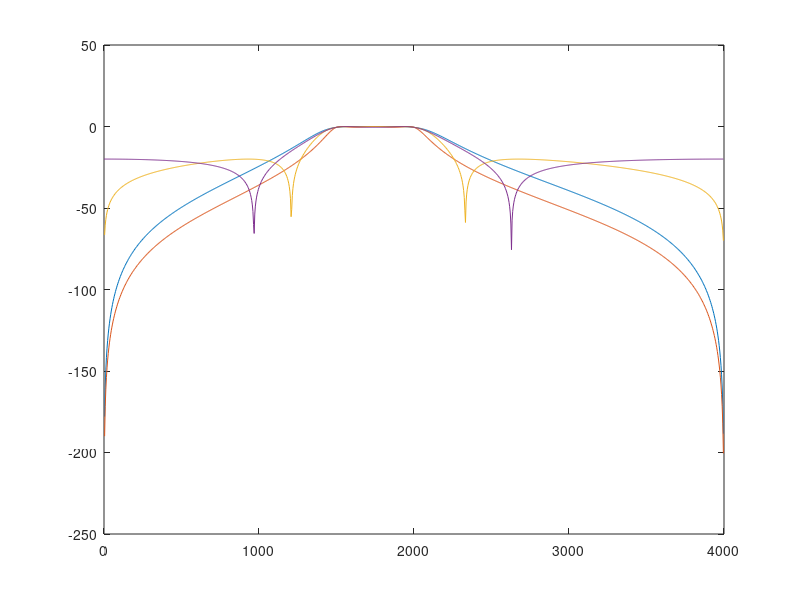

Recreate this plot in MATLAB. (Note: this script raises an error after producing the figure.)
%% 2
clear all
close all 
clc
clf

fs = 8000; %Sampling frequency
Wp = [1500/(fs/2), 2000/(fs/2)]; %Passband
Ws = [1000/(fs/2), 2500/(fs/2)]; %Stopband 
Rp = 0.5; %Passband ripple
Rs = 20; %Stopband attenuation

[n1,wn1] = buttord(Wp,Ws,Rp,Rs);
[n2,wn2] = cheb1ord(Wp,Ws,Rp,Rs);
[n3,wn3] = cheb2ord(Wp,Ws,Rp,Rs);
[n4,wn4] = ellipord(Wp,Ws,Rp,Rs);

[B1,A1] = butter(n1,wn1);
[B2,A2] = cheby1(n2,Rp,wn2);
[B3,A3] = cheby2(n3,Rs,wn3); 
[B4,A4] = ellip(n4,Rp,Rs,wn4);

[h1,w1] = freqz(B1,A1,1024,fs); 
[h2,w2] = freqz(B2,A2,1024,fs);
[h3,w3] = freqz(B3,A3,1024,fs);
[h4,w4] = freqz(B4,A4,1024,fs);

mag1 = 20*log10(abs(h1)); 
mag2 = 20*log10(abs(h2));
mag3 = 20*log10(abs(h3));
mag4 = 20*log10(abs(h4));

plot(w1,mag1,w2,mag2,w3,mag3,w4,mag4); legend('Butterworth','Chebysev1','Chebysev2','Elliptic',3);
grid on; xlabel('Frequency (Hz)'); ylabel('Magnitude (dB)');

% Observations:
% As expected the butterworth filter does not have any ripple
% Chebyshev type 1 has passband ripple
% Chebyshev type 2 has stopband ripple
% elliptic has both ripple in stopband and passband

% Chebyshev type 2 and elliptic, who suffers from ripple in the stopband
% Does attenuate strongly att the specified frequencies but bounces rapidly
% up, much as a notch filter (Not good(?)).

%Elliptic does not assymptotically attenuate higher and lower frequencies.

%The order of the filter is 4 for elliptic and 6 for the rest
%% 3
close all
clc
clf
fs = 8000; 
n = 0:2023; 
x = sin(2*pi*600/fs*n) + sin(2*pi*1100/fs*n) + sin(2*pi*1700/fs*n) + sin(2*pi*2300/fs*n) + sin(2*pi*2800/fs*n);
N = 2024; 
BeforfiltFFT = abs(fftshift(fft(x, N)));
F = ([-N/2:(N-1)/2]/N)*fs;

figure(1)
plot(F,BeforfiltFFT)
hold on
plot(w1,max(BeforfiltFFT)*abs(h1),'r')
hold on
plot(-w1,max(BeforfiltFFT)*abs(h1),'r')


out = filter(B1,A1,x);
N = 1024; 
AfterfiltFFT = abs(fftshift(fft(out, N)));
F = ([-N/2:(N-1)/2]/N)*fs;
figure(2)
plot(F,AfterfiltFFT)


